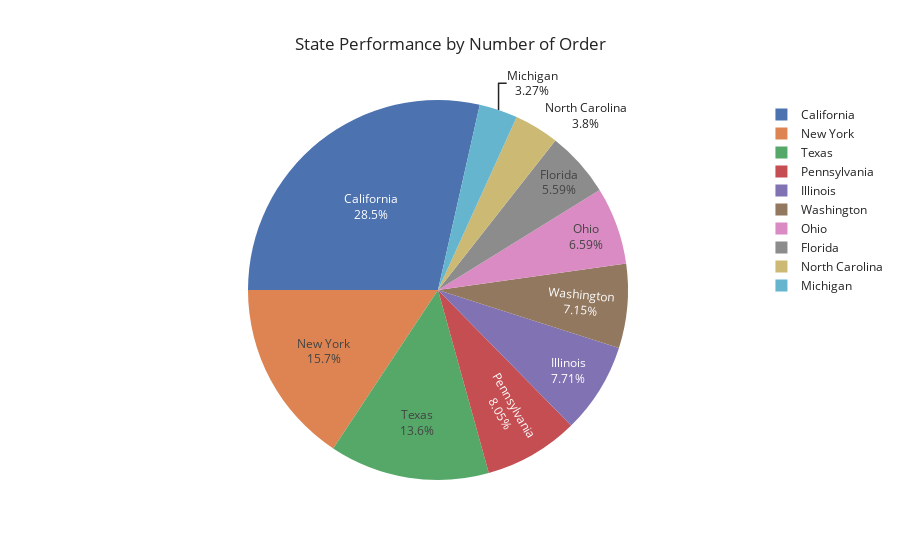

The notebook cell saved with this chart:
### Markdown cell above
PLOTTING THE COUNTRY FROM TOP 10 BUYER

### Code cell
#total booking per segements
segments = top_10_transaction

#pie plot
fig = px.pie(segments,
            values=top_10_transaction['Order ID'],
            names = top_10_transaction.index,
            title= "State Performance by Number of Order",
            template= 'seaborn'
            )
fig.update_traces(rotation=-90, textinfo='percent+label')
fig.show()

### Figure 1 — Plotly figure (JSON) as saved in the notebook; plotly's stock layout.template omitted (floating-point values rounded to 4 significant figures)
{"data": [{"domain": {"x": [0, 1], "y": [0, 1]}, "hovertemplate": "State=%{label}<br>Order ID=%{value}<extra></extra>", "labels": ["California", "New York", "Texas", "Pennsylvania", "Illinois", "Washington", "Ohio", "Florida", "North Carolina", "Michigan"], "legendgroup": "", "name": "", "rotation": -90, "showlegend": true, "textinfo": "percent+label", "type": "pie", "values": [1021, 562, 487, 288, 276, 256, 236, 200, 136, 117]}], "layout": {"legend": {"tracegroupgap": 0}, "title": {"text": "State Performance by Number of Order"}}}
